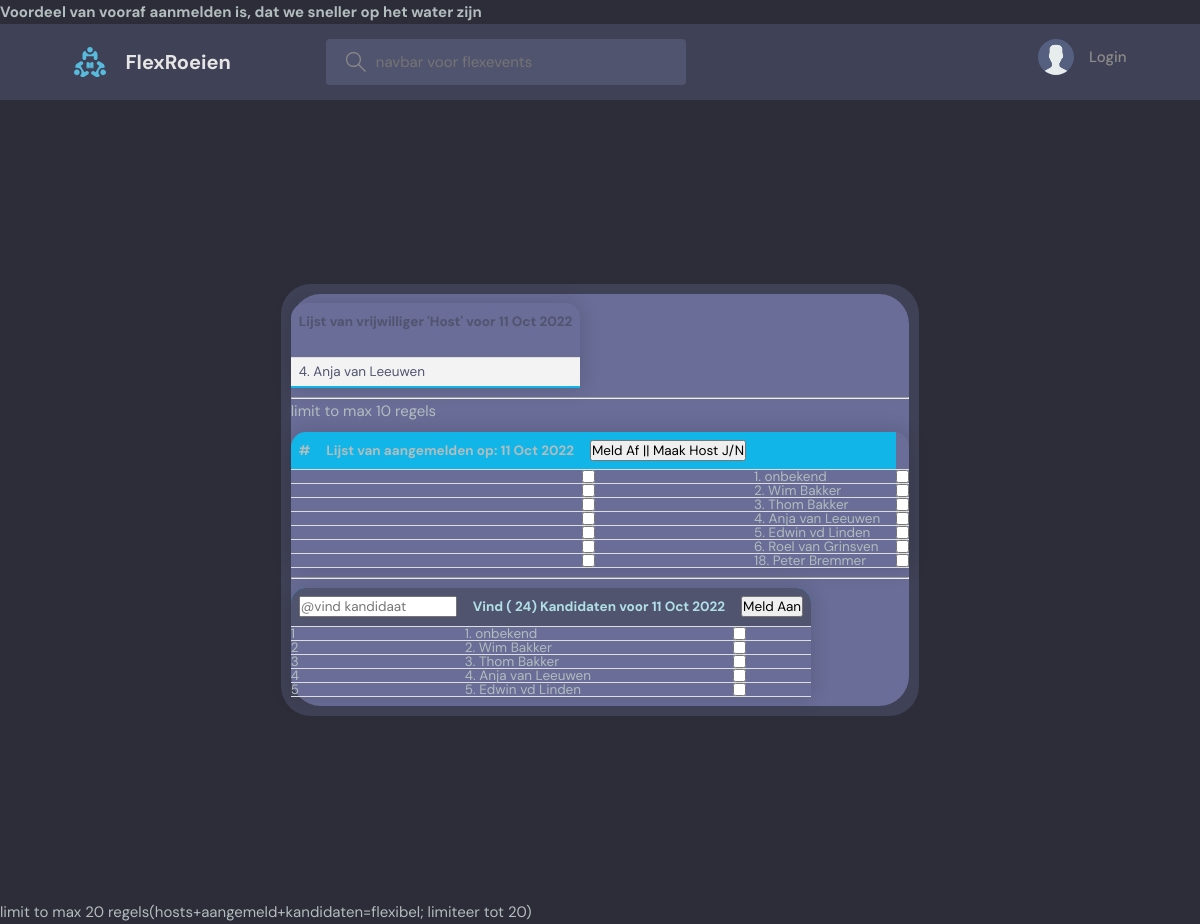
The app's page /1/aanmelden/ with its own data.
### beatrix/models.py (models this page shows, shortened)
class Flexevent(models.Model):
    host = models.ForeignKey(User, on_delete=models.SET_NULL, null=True)
    id = models.AutoField(primary_key=True)
    topic = models.ForeignKey(Topic, on_delete=models.SET_NULL, null=True)
    event_text = models.CharField(max_length=200)
    name = models.CharField(max_length=200)
    description = models.TextField(null=True, blank=True) # database field (can Empty), form field (can Empty)
    pub_date = models.CharField(max_length=35)
    pub_time = models.CharField(max_length=35, default='10:00')
    flexhost = models.CharField(max_length=135, default='-')
    lid = models.ManyToManyField(Person,through='Flexlid')  ##, on_delete=models.SET_NULL, null=True)
    deelnemers = models.ManyToManyField(User, related_name='deelnemer', blank=True)
    created = models.DateTimeField(default=datetime.now, blank=True)
    def __str__(self):
        return "%s" % (self.event_text)

class Person(models.Model):
    name = models.CharField(max_length=100)
    email = models.CharField(max_length=100,blank=True)
    is_flex = models.BooleanField(default=True)        #wil ingedeeld worden in flexpoule
    is_host = models.BooleanField(default=False)        #kan flexhost zijn
    keuzes = models.IntegerField(default=0) #aantal keren als host gekozen
    roeileeftijd = models.CharField(max_length=20,blank=True)
    is_lid= models.BooleanField(default=True)           #is roeiend lid;member
    in_poule = models.BooleanField(default=False)       #wil flexibel roeiern
    vaart = models.BooleanField(default=False)          #zit in ingedeelde boot op het water
    pos1 = models.CharField(max_length=18, choices=SCULL,default='sc1')  #aanbod vaardigheid om voorstel te berekenen voor wat nodig is aan in te delen boten
    pos2 = models.CharField(max_length=18, choices=SCULL,default='sc1')
    pos3 = models.CharField(max_length=18, choices=SCULL,default='sc1')
    pos4 = models.CharField(max_length=18, choices=SCULL,default='sc1')
    pos5 = models.CharField(max_length=318, choices=SCULL,default='st1')
    coach = models.CharField(max_length=18, choices=SCULL,default='st1')
    keuzes = models.IntegerField(default=0) #aantal keren als host gekozen

### beatrix/views.py (the view, shortened to what this page needs)
# urls.py: path('<int:event_id>/aanmelden/',vote, name='vote'),
def vote(request, event_id):
    event = get_object_or_404(Flexevent, pk=event_id)
    print(event)
    leden = []
    afmeldingen=[]
    hosts=[]
    for h in request.POST.getlist('hoofdhost'):
        hosts.append(h)
    for af in request.POST.getlist('afmelding'):
        afmeldingen.append(af)
    for l in request.POST.getlist('aanmelding'):
        leden.append(l)
    aantalregels=30
    if len(hosts)>0:
        hh=Person.objects.all().filter(id__in=hosts)[:1]
        uu=User.objects.all().filter(id__in=hosts)[:1]
        Flexlid.objects.all().filter(flexevent_id=event_id,member_id=hh[0].id).update(is_host=1)
    aanwezig=Flexlid.objects.all().filter(flexevent_id=event_id)
    ishost=Flexlid.objects.all().filter(flexevent_id=event_id,is_host=True)
    ingedeelden=aanwezig.values_list('member_id', flat=True)
    zijnhost=ishost.values_list('member_id', flat=True)
    kandidaten=Person.objects.all().exclude(id__in=ingedeelden)[:5]
    kandidaten=Person.objects.all()
    aanwezigen=Person.objects.all().filter(id__in=ingedeelden)
    hosts=Person.objects.all().filter(id__in=zijnhost) #.update(is_host=True)
    question = get_object_or_404(Flexevent, pk=event_id)
    try:
        selected_choice = question.lid.get(pk=request.POST['aanmelding'])
        print('vote event_id, try')
    except (KeyError, Choice.DoesNotExist):
        print('vote choice, except')
        return render(request, 'beatrix/erv-detail.html', {
            'event': event,
            'kandidaten':kandidaten[0:5],
            'aanwezig':aanwezigen,
            'hosts':hosts,
            'aantal':kandidaten.count(),
            'aantalregels':aantalregels,
            'error_message': "Er is geen keuze gemaakt.",
        })
    else:
        print('vote event_id, else')
        selected_choice.keuzes += 1
        selected_choice.save()
    return HttpResponseRedirect(reverse('vote', args=(event_id,)))

### beatrix/templates/beatrix/erv-detail.html (shortened to what this page needs)
{% extends 'erv-base.html' %}
{% block content %}
<form action="{% url 'vote' event.id %}" method="post">
  <div class="outer">
    <div class="phone">
      <div class="phone-mirror">
        <table class="beatrix-table">
          <thead>
            <tr>
              <th>Lijst van vrijwilliger 'Host' voor {{event.created|date:"d M Y"}}</th>
            </tr>
          </thead>
          <tbody>
            <td>{% for hh in hosts %}
              <tr>
            </td>
            <td>{{hh.id}}. {{hh.name}}</td>
            {% endfor %}
          </tbody>
        </table>
        <table class="datum-table">
          <thead>
            <hr>
            <tr>
              <th>#</th>
              <th>Lijst van aangemelden op: {{event.created|date:"d M Y"}}</th>
              <th><input type="submit" value="Meld Af || Maak Host J/N"> </th>
              <th></th>
              <th></th>
            </tr>
          </thead>
          <tbody>
            <td>{% for aa in aanwezig %}
              <tr>
            </td>
            <td>{{t.id }}</td>
            <td></td>
            <td>
              <input type="checkbox" name="afmelding" id="host{{ forloop.counter }}" value="{{ aa.id }}">
            <td>{{aa.id}}. {{aa.name}}</td>
            </td>
            <td> </td>
            <td>
              <input type="checkbox" name="hoofdhost" id="host{{ forloop.counter }}" value="{{ aa.id }}">
            </td>
            {% endfor %}
            </tr>
          </tbody>
        </table>
        <table class='person-table'>
          <thead>
            <hr>
            <tr>
              <th> <input id="search-input" class="form-control" type="text" placeholder='@vind kandidaat'></th>
              <th>Vind ( {{aantal}}) Kandidaten voor {{event.created|date:"d M Y"}}</th>
              <th><input type="submit" value="Meld Aan"> </th>
          </thead>
          <tbody id=myTable>
            <td>{% for t in kandidaten %}
            </td>
            <tr>
              <td>{{t.id }}</td>
              <td>{{ forloop.counter }}. {{t.name}}</td>
              <td> <input type="checkbox" name="aanmelding" id="host{{ forloop.counter }}" value="{{ t.id }}"> </td>
              {% endfor %}
            </tr>
          </tbody>
        </table>
        </div>
        </div>
        </div>
</form>
limit to max 20 regels(hosts+aangemeld+kandidaten=flexibel; limiteer tot 20)
</div>
{% endblock %}

### static/styles/style.css (style rules this page uses)
:root { --color-main: #71c6dd; --color-main-light: #e1f6fb; --color-dark: #3f4156; --color-dark-medium: #51546e; --color-dark-light: #696d97; --color-light: #e5e5e5; --color-gray: #8b8b8b; --color-light-gray: #b2bdbd; --color-bg: #2d2d39; --color-success: #5dd693; --color-error: #fc4b0b; --phone-width:460px; --phone-beatrix:flex; }
* { font-family: "DM Sans", -apple-system, BlinkMacSystemFont, "Segoe UI", Roboto, Oxygen, Ubuntu, Cantarell, "Open Sans", "Helvetica Neue", sans-serif; margin: 0; padding: 0; box-sizing: border-box; text-rendering: optimizeLegibility; font-size: inherit; }
html { font-size: 56.25%; }
@media only screen and (min-width: 1200px) { html { font-size: 62.5%; } }
body { line-height: 1.6; font-weight: 400; font-size: 1.5rem; color: var(--color-light-gray); background-color: var(--color-bg); min-height: 100vh; }
.person-table th { background-color: var(--color-dark-medium); padding: 8px 8px; }
.person-table thead tr { background-color: #11b5e7; color: powderblue; text-align: left; font-weight: bold; }
.person-table { border-collapse: collapse; margin: 9px 0; font-size: 0.9em; width: var(--phone-beatrix); border-radius: 15px 15px 0 0; overflow: hidden; box-shadow: 0 0 20px rgba(0, 0, 0, 0.15); }
.person-table tbody tr { border-bottom: 1px solid #dddddd; line-height: 9px; }
.datum-table th { background-color: #11b5e7; padding: 8px 8px; }
.datum-table { border-collapse: collapse; margin: 9px 0; font-size: 0.9em; width: var(--phone-beatrix); border-radius: 15px 15px 0 0; overflow: hidden; box-shadow: 0 0 20px rgba(0, 0, 0, 0.15); }
.datum-table tbody tr { border-bottom: 1px solid #dddddd; line-height: 9px; }
.beatrix-table { border-collapse: collapse; margin: 9px 0; font-size: 0.9em; width: var(--phone-beatrix); border-radius: 15px 15px 0 0; overflow: hidden; box-shadow: 0 0 20px rgba(0, 0, 0, 0.15); }
.beatrix-table thead tr { background-color:var(--color-dark-light); color: var(--color-light); text-align: left; font-weight: bold; }
.beatrix-table th, .beatrix-table td { color: var(--color-dark-medium); padding: 8px 8px; }
.beatrix-table tbody tr { border-bottom: 1px solid #dddddd; line-height: 12px; }
.beatrix-table tbody tr:nth-of-type(even) { background-color: #f3f3f3; }
.beatrix-table tbody tr:last-of-type { border-bottom: 2px solid #11b5e7; }
.outer { height: 100vh; display: flex; justify-content: center; align-items: center; }
.phone { display: flex; justify-content: center; align-items: center; width: var(--phone-beatrix); height: flex; background: var(--color-dark); border-radius: 30px; padding: 10px; font-size: inherit; }
.phone-mirror { position: relative; width: var(--phone-beatrix); height: flex; background-color:var(--color-dark-light); border-radius: 30px; font-size: inherit; }

### records on screen
Flexevent: created "11 Oct 2022"
Person: id "4", name "Anja van Leeuwen"
Person: id "1", name "onbekend"
Person: id "2", name "Wim Bakker"
Person: id "3", name "Thom Bakker"
Person: id "5", name "Edwin vd Linden"
Person: id "6", name "Roel van Grinsven"
Person: id "18", name "Peter Bremmer"

### other values on screen
{{ aantal }} "24"
